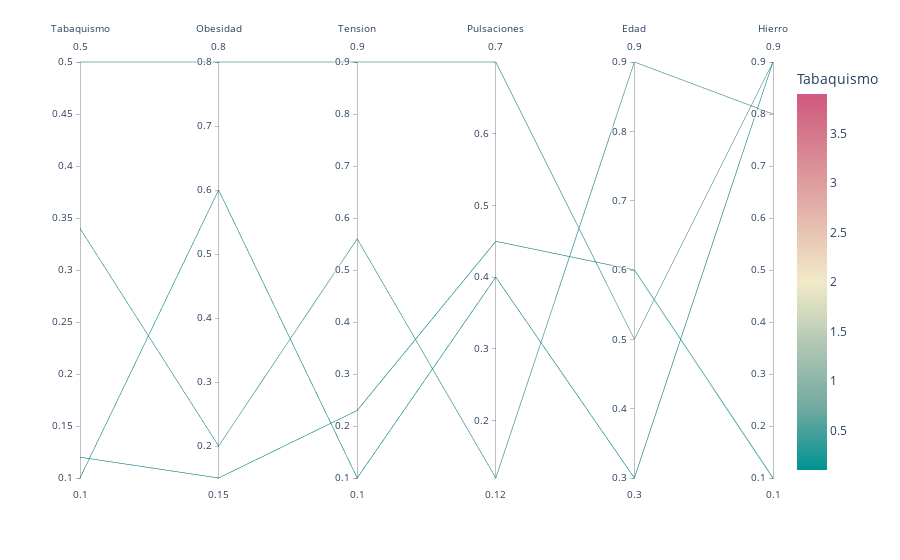

Notebook cell for this chart:
### Markdown cell above
### Exercise 4

Healthcare data

### Code cell
#Read data
categories = ['Tabaquismo',  'Obesidad', 'Tension', 'Pulsaciones', 'Edad', 'Hierro']
patient_data = np.array([[0.34, 0.2, 0.56, 0.12, 0.9, 0.8],
                     [0.5, 0.8, 0.9, 0.7, 0.5, 0.9],
                     [0.12, 0.15, 0.23, 0.45, 0.6, 0.1],
                     [0.1, 0.6, 0.1, 0.4, 0.3, 0.9]])
df = pd.DataFrame(data=patient_data, columns=categories)
#Plot
import plotly.express as px
fig = px.parallel_coordinates(df, color="Tabaquismo",
                              dimensions=categories,
                              color_continuous_scale=px.colors.diverging.Tealrose,
                              color_continuous_midpoint=2)
fig.show()

### Figure 1 — Plotly figure (JSON) as saved in the notebook; plotly's stock layout.template omitted (floating-point values rounded to 4 significant figures)
{"data": [{"dimensions": [{"label": "Tabaquismo", "values": [0.34, 0.5, 0.12, 0.1]}, {"label": "Obesidad", "values": [0.2, 0.8, 0.15, 0.6]}, {"label": "Tension", "values": [0.56, 0.9, 0.23, 0.1]}, {"label": "Pulsaciones", "values": [0.12, 0.7, 0.45, 0.4]}, {"label": "Edad", "values": [0.9, 0.5, 0.6, 0.3]}, {"label": "Hierro", "values": [0.8, 0.9, 0.1, 0.9]}], "domain": {"x": [0, 1], "y": [0, 1]}, "line": {"color": [0.34, 0.5, 0.12, 0.1], "coloraxis": "coloraxis"}, "name": "", "type": "parcoords"}], "layout": {"coloraxis": {"cmid": 2, "colorbar": {"title": {"text": "Tabaquismo"}}, "colorscale": [[0, "rgb(0, 147, 146)"], [0.1667, "rgb(114, 170, 161)"], [0.3333, "rgb(177, 199, 179)"], [0.5, "rgb(241, 234, 200)"], [0.6667, "rgb(229, 185, 173)"], [0.8333, "rgb(217, 137, 148)"], [1, "rgb(208, 88, 126)"]]}, "legend": {"tracegroupgap": 0}, "margin": {"t": 60}}}
